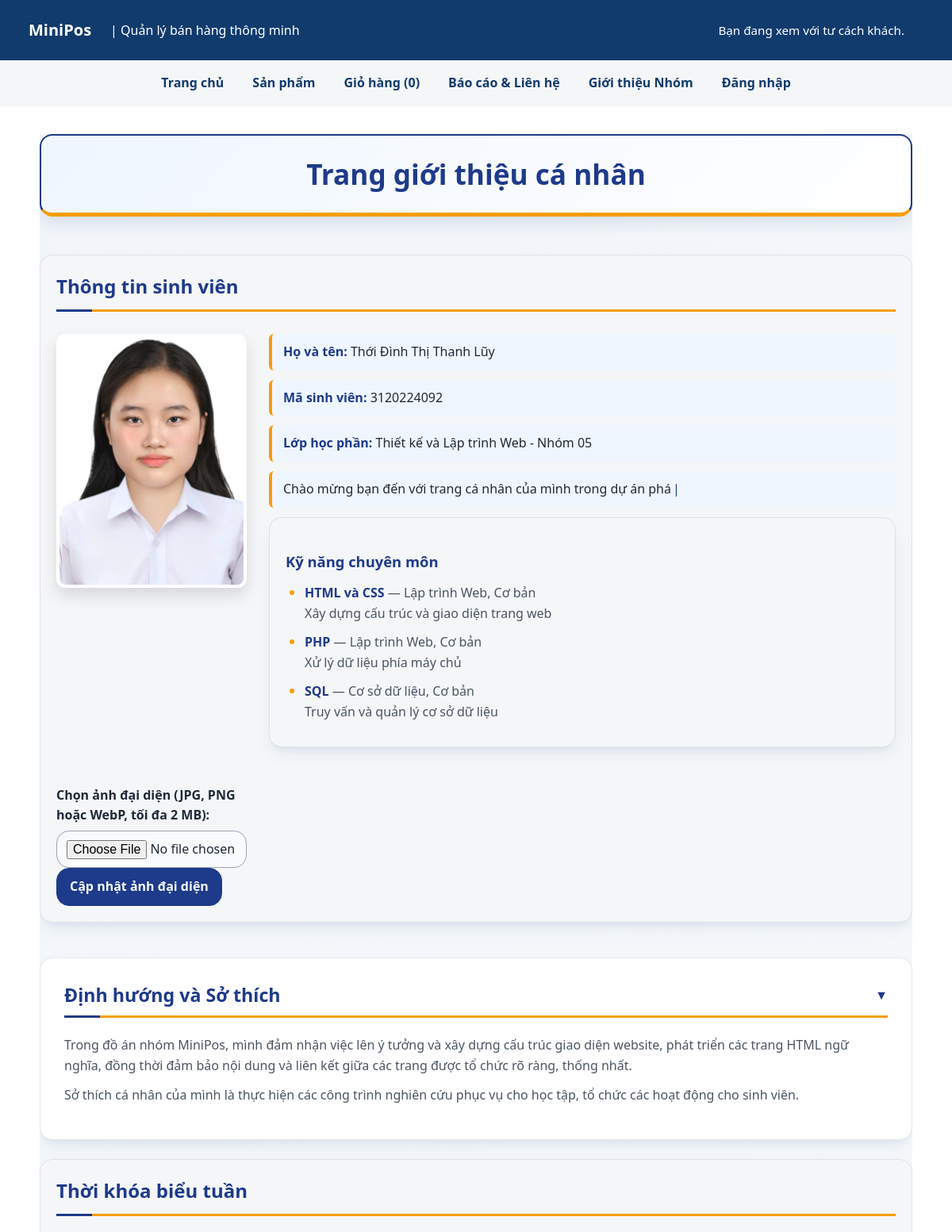
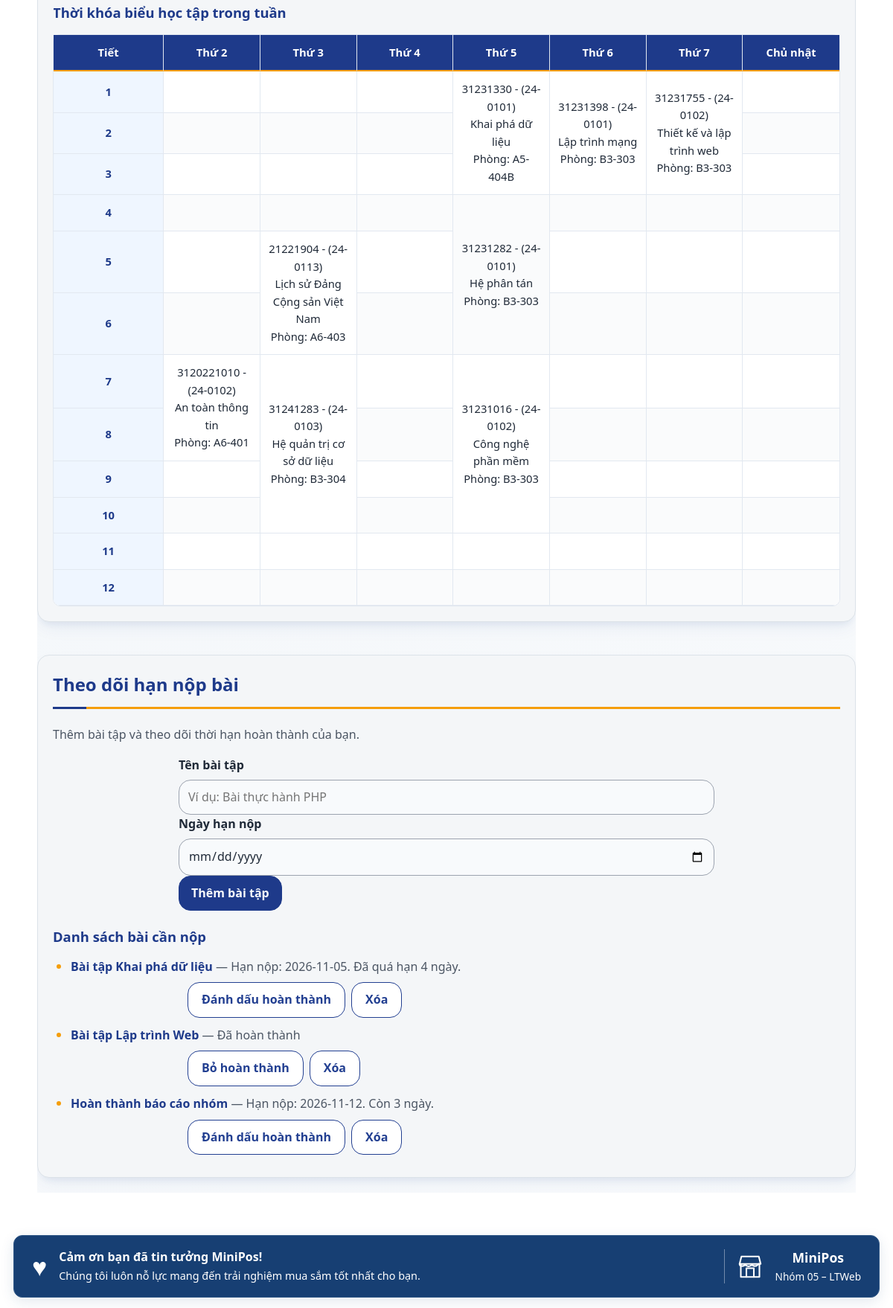
/thanhvien/3120224092_luy/gioithieu.php, run on the app's committed database (2 pictures, top to bottom).
### tables this page shows
CREATE TABLE tv_ky_nang (
    id INT UNSIGNED AUTO_INCREMENT PRIMARY KEY,
    mssv VARCHAR(15) NOT NULL,
    ten_ky_nang VARCHAR(120) NOT NULL,
    nhom_ky_nang VARCHAR(100) NOT NULL,
    muc_do VARCHAR(50) NOT NULL,
    mo_ta TEXT NULL,
    ngay_tao DATETIME NOT NULL DEFAULT CURRENT_TIMESTAMP,

    KEY idx_tv_ky_nang_mssv (mssv),

    CONSTRAINT fk_tv_ky_nang_thanh_vien
        FOREIGN KEY (mssv)
        REFERENCES thanh_vien(mssv)
        ON DELETE CASCADE
);

CREATE TABLE tv_han_nop (
    id INT UNSIGNED AUTO_INCREMENT PRIMARY KEY,
    mssv VARCHAR(15) NOT NULL,
    ten_bai VARCHAR(120) NOT NULL,
    ngay_han DATE NOT NULL,
    hoan_thanh TINYINT(1) NOT NULL DEFAULT 0,
    ngay_tao DATETIME NOT NULL DEFAULT CURRENT_TIMESTAMP,

    KEY idx_tv_han_nop_mssv_ngay (mssv, ngay_han),

    CONSTRAINT fk_tv_han_nop_thanh_vien
        FOREIGN KEY (mssv)
        REFERENCES thanh_vien(mssv)
        ON DELETE CASCADE
);

### inc/ham.php (called while the page is built, shortened)
<?php
function e(string|int|float|null $giaTri): string
{
    return htmlspecialchars(
        (string) $giaTri,
        ENT_QUOTES | ENT_SUBSTITUTE,
        'UTF-8'
    );
}

### thanhvien/3120224092_luy/gioithieu.php (the view, shortened to what this page needs)
<?php
$mssvLuy = '3120224092';
$pdoHanNop = db();
$stChuTrang = $pdoHanNop->prepare(
    'SELECT nguoi_dung_id FROM thanh_vien WHERE mssv = ?'
);
$stChuTrang->execute([$mssvLuy]);
$idChuTrang = $stChuTrang->fetchColumn();
$danhSachHanNopLuy = [];
if ($idChuTrang !== false) {
    $stHanNop = $pdoHanNop->prepare(
        'SELECT id, ten_bai, ngay_han, hoan_thanh
         FROM tv_han_nop
         WHERE mssv = ?
         ORDER BY ngay_han ASC, id ASC'
    );
    $stHanNop->execute([$mssvLuy]);
    $danhSachHanNopLuy = $stHanNop->fetchAll(PDO::FETCH_ASSOC);
}
$stKyNangLuy = $pdoHanNop->prepare(
    'SELECT id, ten_ky_nang, nhom_ky_nang, muc_do, mo_ta
     FROM tv_ky_nang
     WHERE mssv = ?
     ORDER BY id ASC'
);
$stKyNangLuy->execute([$mssvLuy]);
$danhSachKyNangLuy = $stKyNangLuy->fetchAll(PDO::FETCH_ASSOC);
require_once __DIR__ . '/../../inc/header.php';
?>
<main class="trang-ca-nhan-luy">
    <div class="luy-profile-title">
        <h1>Trang giới thiệu cá nhân</h1>
    </div>
    <section class="luy-thong-tin-sinh-vien">
        <h2>Thông tin sinh viên</h2>
        <?php $anhDaiDienLuy = $_SESSION['avatar_luy'] ?? 'avatar.png'; ?>
        <img
            id="anh-dai-dien"
            src="<?= e($anhDaiDienLuy) ?>"
            alt="Ảnh chân dung sinh viên"
            width="120"
            height="150"
        >
        <form action="gioithieu.php#anh-dai-dien" method="post" enctype="multipart/form-data">
            <label for="avatar_moi">Chọn ảnh đại diện (JPG, PNG hoặc WebP, tối đa 2 MB):</label>
            <input
                type="file"
                id="avatar_moi"
                name="avatar_moi"
                accept=".jpg,.jpeg,.png,.webp,image/jpeg,image/png,image/webp"
                required
            >
            <button type="submit">Cập nhật ảnh đại diện</button>
        </form>
        <div class="student-info">
            <p><strong>Họ và tên:</strong> Thới Đình Thị Thanh Lũy</p>
            <p><strong>Mã sinh viên:</strong> 3120224092</p>
            <p><strong>Lớp học phần:</strong> Thiết kế và Lập trình Web - Nhóm 05</p>
            <p
                id="typing-text"
                data-text="Chào mừng bạn đến với trang cá nhân của mình trong dự án phát triển hệ thống quản lý bán hàng MiniPos."
            ></p>
            <section id="ky-nang">
                <h3>Kỹ năng chuyên môn</h3>
                <?php if (empty($danhSachKyNangLuy)): ?>
                    <p>Chưa có kỹ năng nào được thêm.</p>
                <?php else: ?>
                    <ul>
                        <?php foreach ($danhSachKyNangLuy as $kyNangLuy): ?>
                            <li>
                                <strong><?= e($kyNangLuy['ten_ky_nang']) ?></strong>
                                — <?= e($kyNangLuy['nhom_ky_nang']) ?>,
                                <?= e($kyNangLuy['muc_do']) ?>
                                <?php if (!empty($kyNangLuy['mo_ta'])): ?>
                                    <br>
                                    <?= nl2br(e($kyNangLuy['mo_ta'])) ?>
                                <?php endif; ?>
                            </li>
                        <?php endforeach; ?>
                    </ul>
                <?php endif; ?>
            </section>
        </div>
    </section>
    <article class="accordion-section">
        <h2>
            <button class="accordion-header" aria-expanded="true" aria-controls="content-dinhhuong">
                Định hướng và Sở thích
            </button>
        </h2>
        <div id="content-dinhhuong" class="accordion-content open">
            <p>
                Trong đồ án nhóm MiniPos, mình đảm nhận việc lên ý tưởng và xây dựng
                cấu trúc giao diện website, phát triển các trang HTML ngữ nghĩa,
                đồng thời đảm bảo nội dung và liên kết giữa các trang được tổ chức
                rõ ràng, thống nhất.
            </p>
            <p>
                Sở thích cá nhân của mình là thực hiện các công trình nghiên cứu
                phục vụ cho học tập, tổ chức các hoạt động cho sinh viên.
            </p>
        </div>
    </article>
    <section>
        <h2>Thời khóa biểu tuần</h2>
        <table>
            <caption>Thời khóa biểu học tập trong tuần</caption>
            <thead>
                <tr>
                    <th scope="col">Tiết</th>
                    <th scope="col">Thứ 2</th>
                    <th scope="col">Thứ 3</th>
                    <th scope="col">Thứ 4</th>
                    <th scope="col">Thứ 5</th>
                    <th scope="col">Thứ 6</th>
                    <th scope="col">Thứ 7</th>
                    <th scope="col">Chủ nhật</th>
                </tr>
            </thead>
            <tbody>
                <tr>
                    <th scope="row">1</th>
                    <td></td>
                    <td></td>
                    <td></td>
                    <td rowspan="3">
                        31231330 - (24-0101)<br>
                        Khai phá dữ liệu<br>
                        Phòng: A5-404B
                    </td>
                    <td rowspan="3">
                        31231398 - (24-0101)<br>
                        Lập trình mạng<br>
                        Phòng: B3-303
                    </td>
                    <td rowspan="3">
                        31231755 - (24-0102)<br>
                        Thiết kế và lập trình web<br>
                        Phòng: B3-303
                    </td>
                    <td></td>
                </tr>
                <tr>
                    <th scope="row">2</th>
                    <td></td>
                    <td></td>
                    <td></td>
                    <td></td>
                </tr>
                <tr>
                    <th scope="row">3</th>
                    <td></td>
                    <td></td>
                    <td></td>
                    <td></td>
                </tr>
                <tr>
                    <th scope="row">4</th>
                    <td></td>
                    <td></td>
                    <td></td>
                    <td rowspan="3">
                        31231282 - (24-0101)<br>
                        Hệ phân tán<br>
                        Phòng: B3-303
                    </td>
                    <td></td>
                    <td></td>
                    <td></td>
                </tr>
                <tr>
                    <th scope="row">5</th>
                    <td></td>
                    <td rowspan="2">
                        21221904 - (24-0113)<br>
                        Lịch sử Đảng Cộng sản Việt Nam<br>
                        Phòng: A6-403
                    </td>
                    <td></td>
                    <td></td>
                    <td></td>
                    <td></td>
                </tr>
                <tr>
                    <th scope="row">6</th>
                    <td></td>
                    <td></td>
                    <td></td>
                    <td></td>
                    <td></td>
                </tr>
                <tr>
                    <th scope="row">7</th>
                    <td rowspan="2">
                        3120221010 - (24-0102)<br>
                        An toàn thông tin<br>
                        Phòng: A6-401
                    </td>
                    <td rowspan="4">
                        31241283 - (24-0103)<br>
                        Hệ quản trị cơ sở dữ liệu<br>
                        Phòng: B3-304
                    </td>
                    <td></td>
                    <td rowspan="4">
                        31231016 - (24-0102)<br>
                        Công nghệ phần mềm<br>
                        Phòng: B3-303
                    </td>
                    <td></td>
                    <td></td>
                    <td></td>
                </tr>
                <tr>
                    <th scope="row">8</th>
                    <td></td>
                    <td></td>
                    <td></td>
                    <td></td>
                </tr>
                <tr>
                    <th scope="row">9</th>
                    <td></td>
                    <td></td>
                    <td></td>
                    <td></td>
                    <td></td>
                </tr>
                <tr>
                    <th scope="row">10</th>
                    <td></td>
                    <td></td>
                    <td></td>
                    <td></td>
                    <td></td>
                </tr>
                <tr>
                    <th scope="row">11</th>
                    <td></td>
                    <td></td>
                    <td></td>
                    <td></td>
                    <td></td>
                    <td></td>
                    <td></td>
                </tr>
                <tr>
                    <th scope="row">12</th>
                    <td></td>
                    <td></td>
                    <td></td>
                    <td></td>
                    <td></td>
                    <td></td>
                    <td></td>
                </tr>
            </tbody>
        </table>
    </section>
    <section id="han-nop-bai" class="luy-han-nop-bai">
        <h2>Theo dõi hạn nộp bài</h2>
        <p>Thêm bài tập và theo dõi thời hạn hoàn thành của bạn.</p>
        <form action="gioithieu.php#han-nop-bai" method="post">
            <div>
                <label for="ten_bai">Tên bài tập</label>
                <input
                    type="text"
                    id="ten_bai"
                    name="ten_bai"
                    maxlength="120"
                    required
                    placeholder="Ví dụ: Bài thực hành PHP"
                >
            </div>
            <div>
                <label for="ngay_han">Ngày hạn nộp</label>
                <input type="date" id="ngay_han" name="ngay_han" required>
            </div>
            <button type="submit">Thêm bài tập</button>
        </form>
        <h3>Danh sách bài cần nộp</h3>
        <?php if (empty($danhSachHanNopLuy)): ?>
            <p>Chưa có bài tập nào được thêm.</p>
        <?php else: ?>
            <ul>
                <?php foreach ($danhSachHanNopLuy as $bai): ?>
                    <?php
                    $ngayHanBai = $bai['ngay_han'];
                    $hanNop = DateTimeImmutable::createFromFormat('!Y-m-d', $ngayHanBai);
                    $homNay = new DateTimeImmutable('today');
                    $soNgay = (int) $homNay->diff($hanNop)->format('%r%a');
                    $daHoanThanh = (int) ($bai['hoan_thanh'] ?? 0) === 1;
                    ?>
                    <li>
                        <strong><?= e($bai['ten_bai']) ?></strong>
                        <?php if ($daHoanThanh): ?>
                            <span> — Đã hoàn thành</span>
                        <?php else: ?>
                            <span> — Hạn nộp: <?= e($ngayHanBai) ?>.
                                <?php if ($soNgay > 0): ?>
                                    Còn <?= $soNgay ?> ngày.
                                <?php elseif ($soNgay === 0): ?>
                                    Hạn nộp hôm nay!
                                <?php else: ?>
                                    Đã quá hạn <?= abs($soNgay) ?> ngày.
                                <?php endif; ?>
                            </span>
                        <?php endif; ?>
                        <form action="gioithieu.php#han-nop-bai" method="post">
                            <button
                                type="submit"
                                name="hanh_dong_han_nop"
                                value="hoan_thanh"
                            >
                                <?= $daHoanThanh ? 'Bỏ hoàn thành' : 'Đánh dấu hoàn thành' ?>
                            </button>
                            <button
                                type="submit"
                                name="hanh_dong_han_nop"
                                value="xoa"
                                onclick="return confirm('Bạn có chắc muốn xóa bài tập này không?')"
                            >Xóa</button>
                        </form>
                    </li>
                <?php endforeach; ?>
            </ul>
        <?php endif; ?>
    </section>
</main>
<?php
require_once __DIR__ . '/../../inc/footer.php';
?>

### data on the page
tv_ky_nang: ten_ky_nang "HTML và CSS", nhom_ky_nang "Lập trình Web", muc_do "Cơ bản", mo_ta "Xây dựng cấu trúc và giao diện trang web"
tv_ky_nang: ten_ky_nang "PHP", nhom_ky_nang "Lập trình Web", muc_do "Cơ bản", mo_ta "Xử lý dữ liệu phía máy chủ"
tv_ky_nang: ten_ky_nang "SQL", nhom_ky_nang "Cơ sở dữ liệu", muc_do "Cơ bản", mo_ta "Truy vấn và quản lý cơ sở dữ liệu"
tv_han_nop: ten_bai "Bài tập Khai phá dữ liệu", ngay_han "2026-11-05", ngay_han "4", hoan_thanh "Đánh dấu hoàn thành"
tv_han_nop: ten_bai "Bài tập Lập trình Web", hoan_thanh "— Đã hoàn thành"
tv_han_nop: ten_bai "Hoàn thành báo cáo nhóm", ngay_han "2026-11-12", ngay_han "3", hoan_thanh "Đánh dấu hoàn thành"

### other printed values
$nhan "Trang chủ"
$nhan "Sản phẩm"
$nhan "Giỏ hàng"
$nhan "Báo cáo & Liên hệ"
$nhan "Giới thiệu Nhóm"
